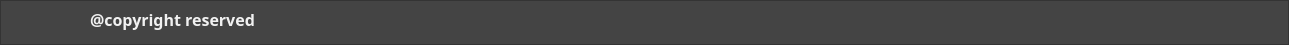
   <widget class="QFrame" name="frame_bottommenu">
    <property name="geometry">
     <rect>
      <x>62</x>
      <y>805</y>
      <width>1289</width>
      <height>45</height>
     </rect>
    </property>
    <property name="styleSheet">
     <string notr="true">background-color: rgb(68, 68, 68);
color: rgb(187, 187, 187);</string>
    </property>
    <property name="frameShape">
     <enum>QFrame::StyledPanel</enum>
    </property>
    <property name="frameShadow">
     <enum>QFrame::Raised</enum>
    </property>
    <widget class="QLabel" name="label_5">
     <property name="geometry">
      <rect>
       <x>90</x>
       <y>7</y>
       <width>191</width>
       <height>25</height>
      </rect>
     </property>
     <property name="font">
      <font>
       <family>Dubai</family>
       <pointsize>12</pointsize>
       <weight>75</weight>
       <bold>true</bold>
      </font>
     </property>
     <property name="styleSheet">
      <string notr="true">color: rgb(241, 241, 241);</string>
     </property>
     <property name="text">
      <string>@copyright reserved</string>
     </property>
    </widget>
    <widget class="QLabel" name="lbl_showclock">
     <property name="geometry">
      <rect>
       <x>1150</x>
       <y>10</y>
       <width>111</width>
       <height>21</height>
      </rect>
     </property>
     <property name="font">
      <font>
       <pointsize>10</pointsize>
      </font>
     </property>
     <property name="styleSheet">
      <string notr="true">color: rgb(255, 255, 255);</string>
     </property>
     <property name="text">
      <string/>
     </property>
     <property name="alignment">
      <set>Qt::AlignCenter</set>
     </property>
    </widget>
    <widget class="QLabel" name="lbl_showclocklogo">
     <property name="geometry">
      <rect>
       <x>1130</x>
       <y>10</y>
       <width>61</width>
       <height>21</height>
      </rect>
     </property>
     <property name="text">
      <string/>
     </property>
     <property name="scaledContents">
      <bool>false</bool>
     </property>
     <property name="wordWrap">
      <bool>false</bool>
     </property>
     <property name="margin">
      <number>0</number>
     </property>
     <property name="indent">
      <number>-1</number>
     </property>
    </widget>
   </widget>
